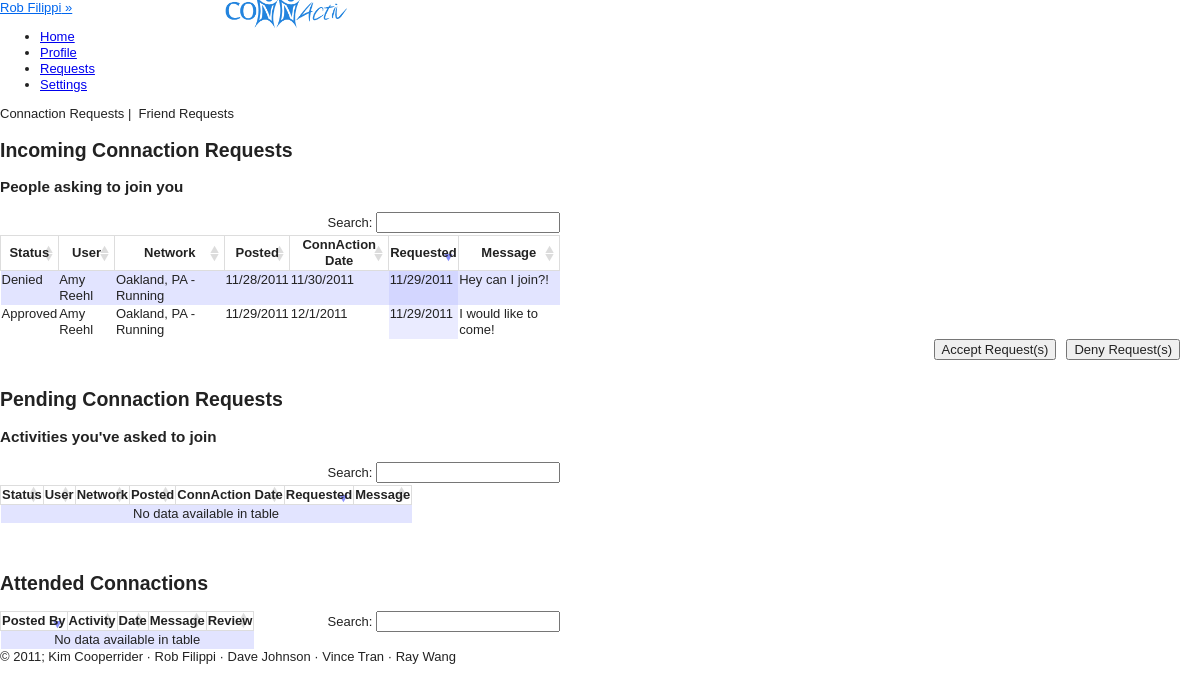
The app's page /views/requests.php (signed in) with its own data.
### tables this page shows
CREATE TABLE IF NOT EXISTS `users` (
  `USER_ID` int(11) NOT NULL AUTO_INCREMENT,
  `PASSWORD` varchar(100) NOT NULL,
  `FIRST_NAME` char(20) DEFAULT NULL,
  `LAST_NAME` char(20) DEFAULT NULL,
  `STREET` varchar(25) DEFAULT NULL,
  `CITY` char(20) DEFAULT NULL,
  `STATE` char(2) DEFAULT NULL,
  `ZIP` int(11) DEFAULT NULL,
  `PHONE` char(12) DEFAULT NULL,
  `INTERESTS` varchar(4000) DEFAULT NULL,
  `PROFILE_PIC` varchar(45) NOT NULL DEFAULT '../public/images/avatar.png',
  `EMAIL` varchar(25) DEFAULT NULL,
  `DOB` date DEFAULT NULL,
  `GENDER` char(1) DEFAULT NULL,
  PRIMARY KEY (`USER_ID`)
);

CREATE TABLE IF NOT EXISTS `connaction_requests` (
  `FROM_USER` int(11) NOT NULL,
  `TO_USER` int(11) NOT NULL,
  `CONNACTION_ID` int(11) NOT NULL,
  `MESSAGE` varchar(4000) DEFAULT NULL,
  `APPROVED` int(11) DEFAULT '-1',
  `DATE` timestamp NOT NULL DEFAULT CURRENT_TIMESTAMP,
  PRIMARY KEY (`FROM_USER`,`CONNACTION_ID`)
);

CREATE TABLE IF NOT EXISTS `networks` (
  `NETWORK_ID` int(11) NOT NULL AUTO_INCREMENT,
  `AREA` varchar(25) NOT NULL,
  `STATE` varchar(2) NOT NULL,
  PRIMARY KEY (`NETWORK_ID`)
);

CREATE TABLE IF NOT EXISTS `activities` (
  `ACTIVITY_ID` int(11) NOT NULL AUTO_INCREMENT,
  `ACTIVITY_NAME` varchar(20) NOT NULL,
  PRIMARY KEY (`ACTIVITY_ID`)
);

CREATE TABLE IF NOT EXISTS `connactions` (
  `CONNACTION_ID` int(11) NOT NULL AUTO_INCREMENT,
  `POST_TIME` date NOT NULL,
  `USER_ID` int(11) NOT NULL,
  `LOCATION` varchar(255) NOT NULL,
  `START_TIME` datetime DEFAULT NULL,
  `MESSAGE` varchar(4000) DEFAULT NULL,
  `END_TIME` datetime DEFAULT NULL,
  `UNIQUE_NETWORK_ID` int(11) NOT NULL,
  `IS_PRIVATE` int(11) DEFAULT '0',
  PRIMARY KEY (`CONNACTION_ID`)
);

### views/config.php (called while the page is built, shortened)
<?php
include("functions_connactions.php");
include("functions_networks.php");
include("functions_join_requests.php");
	function cookieExists(){
		if(isset($_COOKIE['ID_my_site']))
			return TRUE;
		else
			return FALSE;
	}
	function validCookie(){
		$username = $_COOKIE['ID_my_site'];
		$pass = $_COOKIE['Key_my_site'];
		$info = getDatabaseInfo("users", "email", $username);
			if ($pass != $info['PASSWORD']) {
				return FALSE;
			}
			else{
				return TRUE;
 			}
	}
	function getDatabaseInfo($table, $attribute, $value){
		$check = getResourceIDs($table, $attribute, $value);
		return mysql_fetch_array($check);
	}
	function getResourceIDs($table, $attribute, $value){
		$check = mysql_query("SELECT * FROM $table WHERE $attribute = '$value'")or die(mysql_error());
		return $check;
	}
	function getName(){
		if(cookieExists())
		{
			if (validCookie()) {
				$username = $_COOKIE['ID_my_site'];
				$info = getDatabaseInfo("users", "email", $username);
				return $info['FIRST_NAME'] . " " . $info['LAST_NAME'];
			}
		}
	}
	function getUserID(){
		if(cookieExists())
		{
			if (validCookie()) {
				$username = $_COOKIE['ID_my_site'];
				$info = getDatabaseInfo("users", "email", $username);
				return $info['USER_ID'];
			}
		}
	}
	function getUserName($userID){
		$info = getDatabaseInfo("users", "user_id", $userID);
		return $info['FIRST_NAME'] . " " . $info['LAST_NAME'];
	}
?>

### views/functions_join_requests.php (called while the page is built, shortened)
<?
function getIncRequests($userID){
	$incRequests = array();
	$result = mysql_query("SELECT * FROM connaction_requests WHERE to_user = '$userID' ")or die(mysql_error());
	while($info = mysql_fetch_array($result)){
		$incRequests[] = $info;
	}
	return $incRequests;
}
?>

### views/functions_connactions.php (called while the page is built, shortened)
<?
	function getConnactionActivity($connactionID){
		$activityID = getDatabaseInfo("connactions", "connaction_id", $connactionID);
		$act = getDatabaseInfo("unique_networks", "unique_network_id", $activityID['UNIQUE_NETWORK_ID']);
		$activity = getDatabaseInfo("activities", "activity_id", $act['ACTIVITY_ID']);
		$activityName = $activity['ACTIVITY_NAME'];
		return $activityName;
	}
	function getConnactionNetwork($connactionID){
		$networkID = getDatabaseInfo("connactions", "connaction_id", $connactionID);
		$net = getDatabaseInfo("unique_networks", "unique_network_id", $networkID['UNIQUE_NETWORK_ID']);
		$network = getDatabaseInfo("networks", "network_id", $net['NETWORK_ID']);
		$networkName = $network['AREA'] .", ". $network['STATE'];
		return $networkName;
	}
	function getConnactionUniqueNetwork($connID){
		$act = getConnactionActivity($connID);
		$net = getConnactionNetwork($connID);
		$whole = $net ." - " . $act;
		return $whole;
	}
	function getConnactionDate($connactionID, $argument){
		$dateID = getDatabaseInfo("connactions", "connaction_id", $connactionID);
		$date = $dateID[$argument.'_TIME'];
		$dateParsed = date_parse($date);
		$newDate = $dateParsed["month"].'/'.$dateParsed["day"].'/'.$dateParsed["year"];
		return $newDate;
	}
?>

### views/requests.php (the view, shortened to what this page needs)
<?php
	include("header.php");
	if(cookieExists() && validCookie()) {
			?>
	<div class="page">
	<div class="pageViewer">
		<span class="clickable active green" id="connactions">Connaction Requests</span>&nbsp;|&nbsp;
		<span class="clickable green" id="friendReqs">Friend Requests</span>
	</div>
	<div class="requestType" id="view_connactions">
		<h2>Incoming Connaction Requests</h2>
		<h3>People asking to join you</h3>
			<form id="unsubNetworksForm" method="post" action="<?php echo $_SERVER['PHP_SELF']?>">
			<table id="incoming" class="requests regular_table">
			<thead class="reqHeader">
				<tr>
					<th>Status</th>
					<th>User</th>
					<th>Network</th>
					<th>Posted</th>
					<th>ConnAction Date</th>
					<th>Requested</th>
					<th>Message</th>
				</tr>
			</thead>
			<tbody>
				<?php
					$incRequests = getIncRequests(getUserID());
					if ($incRequests) {
						foreach($incRequests as $incoming){
							$fromUser = $incoming[0];
							$connactionID = $incoming[2];
							$message = $incoming[3];
							$approved = $incoming[4];
							$date = date_parse($incoming[5]);
							$requestID = $fromUser." ".$connactionID;
				?>
							<tr>
								<td>
									<?php
										if($approved == -1){
											echo "<input type='checkbox' value='".$requestID."' name='requestID[]' /> <br/>";
											echo "Pending";
										}
										else if($approved == 1){
											echo "Approved";
										}
										else{
											echo "Denied";
										}
									?>
								</td>
								<td><?php echo getUserName($fromUser); ?></td>
								<td><?php echo getConnactionUniqueNetwork($connactionID); ?></td>
								<td><?php echo getConnactionDate($connactionID, "POST"); ?></td>
								<td><?php echo getConnactionDate($connactionID, "START"); ?></td>
								<td><?php echo $date["month"].'/'.$date["day"].'/'.$date["year"]; ?></td>
								<td><?php echo $message; ?></td>
							</tr>
						<?php }
					}
				?>
			</tbody>
			</table>
			<div class="below_table">
				<input style="float:right; margin-left:10px; margin-right:20px" type="submit" name="deny" value="Deny Request(s)"/>
				<input style="float:right;" type="submit" name="accept" value="Accept Request(s)"/>
			</div>
			<br/><br/>
		<h2>Pending Connaction Requests</h2>
		<h3>Activities you've asked to join</h3>
			<table id="pending" class="requests regular_table">
			<thead class="reqHeader">
				<tr>
					<th>Status</th>
					<th>User</th>
					<th>Network</th>
					<th>Posted</th>
					<th>ConnAction Date</th>
					<th>Requested</th>
					<th>Message</th>
				</tr>
			</thead>
			<tbody>
			</tbody>
			</table>
			<br/><br/>
		<h2>Attended Connactions</h2>
		<table id="past" class="requests regular_table">
			<thead class="reqHeader">
				<tr>
					<th>Posted By</th>
					<th>Activity</th>
					<th>Date</th>
					<th>Message</th>
					<th>Review</th>
				</tr>
			</thead>
			</table>
			</div>
		</div>
			<?
		}
 		include('footer.php');
?>

### views/header.php (shortened to what this page needs)
<? include_once("config.php"); ?>
<!DOCTYPE HTML>
<html>
<head>
<link type="text/css" rel="stylesheet" href="../styles/defaults.css"/>
<link type="text/css" rel="stylesheet/less" href="../styles/style.less"/>
<link type="text/css" rel="stylesheet/less" href="../styles/posts.less"/>
<link type="text/css" rel="stylesheet/less" href="../styles/sidebar.less"/>
<link type="text/css" rel="stylesheet" href="../styles/demo_table.css"/>
<link type="text/css" rel="stylesheet" href="../styles/validationEngine.jquery.css" />
<link type="text/css" rel="stylesheet" href="../styles/jquery.fancybox-1.3.4.css" />
</head>
<body>
<div id="container">
	<header>
	<a id="user_login" href="#"><? echo getName(); ?>&nbsp;&raquo;</a>
	<span style=" position: absolute; left: 220px">
		<img height="40" style="margin-top: -10px;" src="../public/images/logo.png"/>
	</span>
			<span id="top-nav">
				<ul id="nav">
					<li class="headerlink" id="link_home"><a class="top_links" id="home" href="home.php">Home</a></li>
					<li class="headerlink" id="link_profile"><a class="top_links" id="profile" href="profile.php">Profile</a></li>
					<li class="headerlink" id="link_requests"><a class="top_links" id="requests" href="requests.php">Requests</a></li>
					<li class="headerlink" id="link_settings"><a class="top_links" id="settings" href="settings.php">Settings</a></li>
				</ul>
			</span>
	</header>
	<div id="content">

### views/footer.php
</div>
<div id="footer">&copy; 2011; Kim Cooperrider &middot; Rob Filippi &middot; Dave Johnson &middot; Vince Tran &middot; Ray Wang</div>
</div>
</body>
</html>

### styles/defaults.css (style rules this page uses)
article, aside, details, figcaption, figure, footer, header, hgroup, nav, section { display: block; }
html { font-size: 100%; overflow-y: scroll; -webkit-text-size-adjust: 100%; -ms-text-size-adjust: 100%; }
body { margin: 0; font-size: 13px; line-height: 1.231; }
body, button, input, select, textarea { font-family: sans-serif; color: #222; }
a { color: #00e; }
ul, ol { margin: 1em 0; padding: 0 0 0 40px; }
img { border: 0; -ms-interpolation-mode: bicubic; vertical-align: middle; }
form { margin: 0; }
button, input, select, textarea { font-size: 100%; margin: 0; vertical-align: baseline; *vertical-align: middle; }
button, input { line-height: normal; *overflow: visible; }
button, input[type="button"], input[type="reset"], input[type="submit"] { cursor: pointer; -webkit-appearance: button; }
table { border-collapse: collapse; border-spacing: 0; }
td { vertical-align: top; }

### styles/demo_table.css (style rules this page uses)
.sorting_desc { background: url('../public/images/sort_desc.png') no-repeat center right #fff; border: thin solid #DDD; }
.sorting { background: url('../public/images/sort_both.png') no-repeat center right #fff; border: thin solid #DDD; }
tr.odd { background-color: #E2E4FF; }
tr.even { background-color: white; }
tr.odd td.sorting_1 { background-color: #D3D6FF; }
tr.even td.sorting_1 { background-color: #EAEBFF; }

### records on screen
users: getName() "Rob Filippi"
connaction_requests: APPROVED "Denied", FROM_USER.LAST_NAME "Amy Reehl", CONNACTION_ID.ACTIVITY_NAME "Oakland, PA - Running", CONNACTION_ID.USER_ID "11/28/2011", CONNACTION_ID.USER_ID "11/30/2011", month "11", day "29", year "2011", MESSAGE "Hey can I join?!"
connaction_requests: APPROVED "Approved", FROM_USER.LAST_NAME "Amy Reehl", CONNACTION_ID.ACTIVITY_NAME "Oakland, PA - Running", CONNACTION_ID.POST_TIME "11/29/2011", CONNACTION_ID.START_TIME "12/1/2011", month "11", day "29", year "2011", MESSAGE "I would like to come!"
